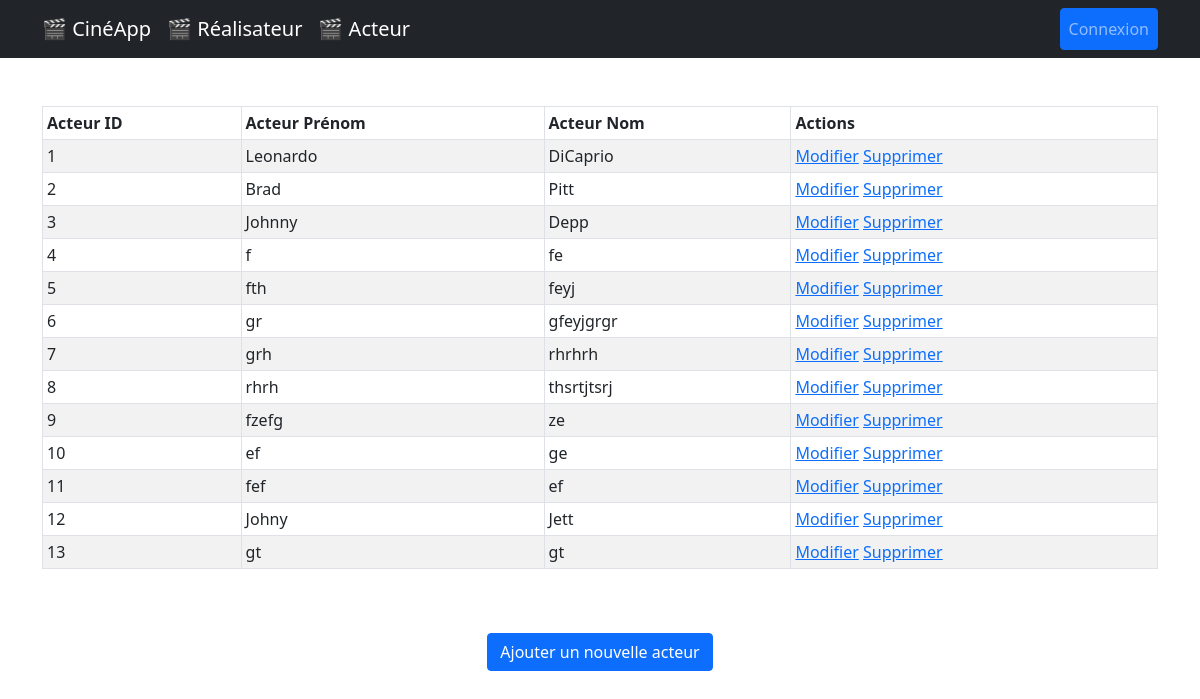
The page /acteur/ on the database as committed earlier.
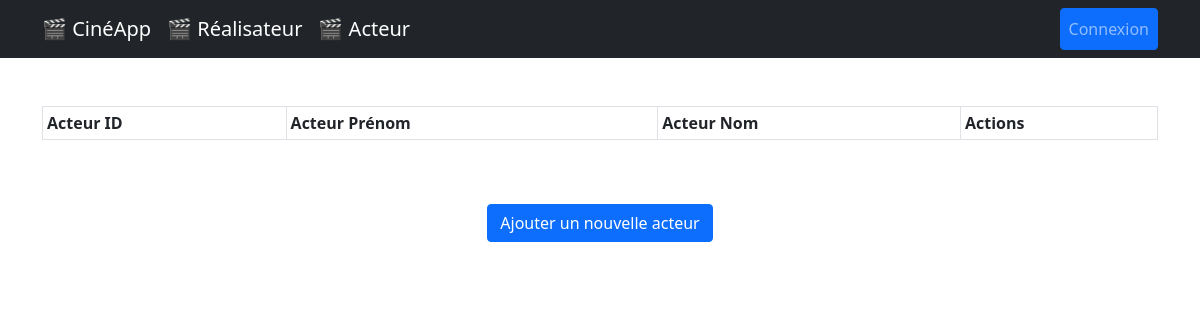
The same page on the database as committed later.
### lesFilms/models.py (models this page shows, shortened)
class Acteur(models.Model):
    nom = models.CharField(max_length=250)
    prenom = models.CharField(max_length=250)

### lesFilms/views.py (the view)
# urls.py: path("acteur/", views.ActeurListView.as_view(), name="acteur_list"),
class ActeurListView(ListView):
    model = Acteur
    template_name = (
        "lesFilms/acteur/acteur_list.html"  # Nom du template à utiliser
    )
    context_object_name = (
        "acteurs"  # Nom de la variable à utiliser dans le template
    )

### lesFilms/templates/lesFilms/acteur/acteur_list.html (shortened to what this page needs)
{% extends "lesFilms/base.html" %}
{% block content %}
<table class="table table-striped table-bordered table-sm">
  <thead class="thead-dark">
    <tr>
      <th>Acteur ID</th>
      <th>Acteur Prénom</th>
      <th>Acteur Nom</th>
      <th>Actions</th>
    </tr>
  </thead>
  <tbody>
    {% for acteur in acteurs %}
    <tr>
      <td>{{ acteur.id }}</td>
      <td>{{ acteur.prenom }}</td>
      <td>{{ acteur.nom }}</td>
      <td>
        <a href="{% url 'acteur_edit' acteur.id %}"
          ><span class="glyphicon glyphicon-pencil">Modifier</span></a
        >
        <a
          href="#"
          data-bs-toggle="modal"
          data-bs-target="#deleteModal"
          data-url="{% url 'acteur_delete' acteur.id %}"
          class="open-deleteModal"
          >Supprimer</a
        >
      </td>
    </tr>
    {% endfor %}
  </tbody>
</table>
<br />
<br />
<div class="justify-content-center d-flex">
  <a href="{% url 'acteur_add' %}" class="btn btn-primary"
    >Ajouter un nouvelle acteur</a
  >
</div>
{% endblock %}

Rows that differ between the two databases and show on the page:
removed Acteur: id "1", prenom "Leonardo", nom "DiCaprio"
removed Acteur: id "2", prenom "Brad", nom "Pitt"
removed Acteur: id "3", prenom "Johnny", nom "Depp"
removed Acteur: id "4", prenom "f", nom "fe"
removed Acteur: id "5", prenom "fth", nom "feyj"
removed Acteur: id "6", prenom "gr", nom "gfeyjgrgr"
removed Acteur: id "7", prenom "grh", nom "rhrhrh"
removed Acteur: id "8", prenom "rhrh", nom "thsrtjtsrj"
removed Acteur: id "9", prenom "fzefg", nom "ze"
removed Acteur: id "10", prenom "ef", nom "ge"
removed Acteur: id "11", prenom "fef", nom "ef"
removed Acteur: id "12", prenom "Johny", nom "Jett"
removed Acteur: id "13", prenom "gt", nom "gt"
